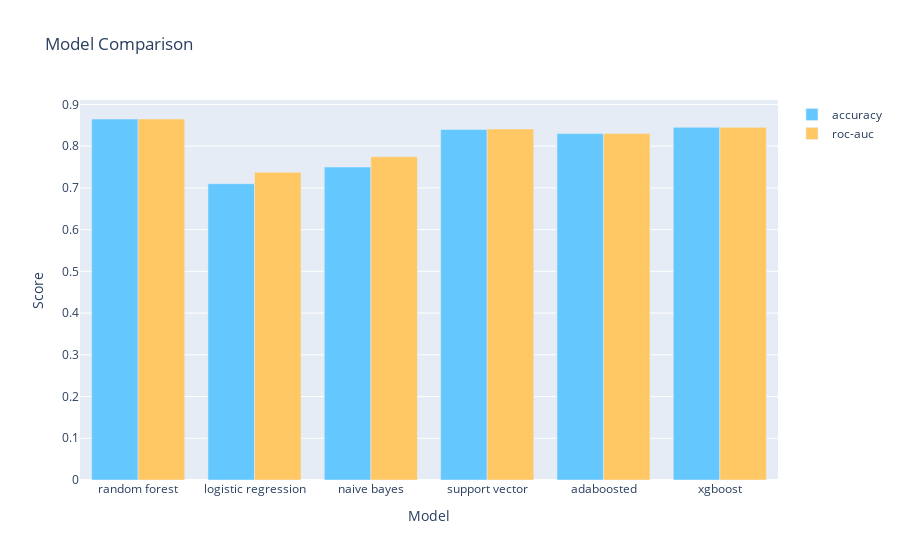

Write notebook code for a chart like this one.
### Code cell
# display results with plotly
trace0 = go.Bar(x= evaldf.index,
                y= evaldf['accuracy'].values,
                name='accuracy',
                marker=dict(color='rgb(100,200,300)'))
trace1 = go.Bar(x= evaldf.index,
                y= evaldf['rocauc'].values,
                name='roc-auc',
                marker=dict(color='rgb(300,200,100)'))
# now the layout
layout=go.Layout(title='Model Comparison',
                   xaxis= dict(title='Model'),
                   yaxis=dict(title='Score'))
# bind using go.Figure
fig = go.Figure(data=[trace0, trace1], layout=layout)
fig

### Figure 1 — Plotly figure (JSON) as saved in the notebook; plotly's stock layout.template omitted (floating-point values rounded to 4 significant figures)
{"data": [{"marker": {"color": "rgb(100,200,300)"}, "name": "accuracy", "type": "bar", "x": ["random forest", "logistic regression", "naive bayes", "support vector", "adaboosted", "xgboost"], "y": [0.865, 0.71, 0.75, 0.84, 0.83, 0.845]}, {"marker": {"color": "rgb(300,200,100)"}, "name": "roc-auc", "type": "bar", "x": ["random forest", "logistic regression", "naive bayes", "support vector", "adaboosted", "xgboost"], "y": [0.865, 0.7374, 0.7747, 0.8412, 0.83, 0.845]}], "layout": {"autosize": true, "title": {"text": "Model Comparison"}, "xaxis": {"autorange": true, "range": [-0.5, 5.5], "title": {"text": "Model"}, "type": "category"}, "yaxis": {"autorange": true, "range": [0, 0.9106], "title": {"text": "Score"}, "type": "linear"}}}
